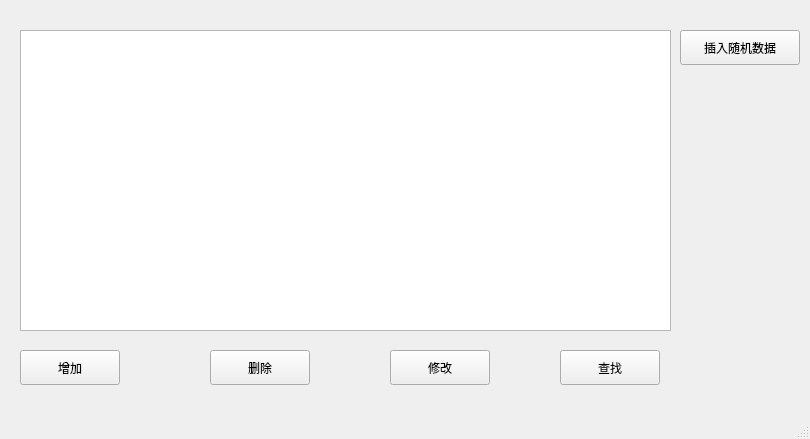
<?xml version="1.0" encoding="UTF-8"?>
<ui version="4.0">
 <class>AddressPage</class>
 <widget class="QMainWindow" name="AddressPage">
  <property name="geometry">
   <rect>
    <x>0</x>
    <y>0</y>
    <width>810</width>
    <height>439</height>
   </rect>
  </property>
  <property name="windowTitle">
   <string>通讯录</string>
  </property>
  <widget class="QWidget" name="centralwidget">
   <widget class="QListWidget" name="addressList">
    <property name="geometry">
     <rect>
      <x>130</x>
      <y>60</y>
      <width>531</width>
      <height>251</height>
     </rect>
    </property>
    <property name="mouseTracking">
     <bool>false</bool>
    </property>
   </widget>
   <widget class="QLabel" name="name">
    <property name="geometry">
     <rect>
      <x>150</x>
      <y>30</y>
      <width>58</width>
      <height>16</height>
     </rect>
    </property>
    <property name="text">
     <string>姓名</string>
    </property>
    <property name="alignment">
     <set>Qt::AlignCenter</set>
    </property>
   </widget>
   <widget class="QLabel" name="phone">
    <property name="geometry">
     <rect>
      <x>240</x>
      <y>30</y>
      <width>58</width>
      <height>16</height>
     </rect>
    </property>
    <property name="text">
     <string>电话</string>
    </property>
    <property name="alignment">
     <set>Qt::AlignCenter</set>
    </property>
   </widget>
   <widget class="QLabel" name="email">
    <property name="geometry">
     <rect>
      <x>330</x>
      <y>30</y>
      <width>58</width>
      <height>16</height>
     </rect>
    </property>
    <property name="text">
     <string>邮箱</string>
    </property>
    <property name="alignment">
     <set>Qt::AlignCenter</set>
    </property>
   </widget>
   <widget class="QLabel" name="relation">
    <property name="geometry">
     <rect>
      <x>580</x>
      <y>30</y>
      <width>58</width>
      <height>16</height>
     </rect>
    </property>
    <property name="text">
     <string>关系</string>
    </property>
    <property name="alignment">
     <set>Qt::AlignCenter</set>
    </property>
   </widget>
   <widget class="QLabel" name="address">
    <property name="geometry">
     <rect>
      <x>420</x>
      <y>30</y>
      <width>58</width>
      <height>16</height>
     </rect>
    </property>
    <property name="text">
     <string>住址</string>
    </property>
    <property name="alignment">
     <set>Qt::AlignCenter</set>
    </property>
   </widget>
   <widget class="QLabel" name="label">
    <property name="geometry">
     <rect>
      <x>500</x>
      <y>30</y>
      <width>58</width>
      <height>16</height>
     </rect>
    </property>
    <property name="text">
     <string>生日</string>
    </property>
    <property name="alignment">
     <set>Qt::AlignCenter</set>
    </property>
   </widget>
   <widget class="QPushButton" name="add">
    <property name="geometry">
     <rect>
      <x>20</x>
      <y>350</y>
      <width>100</width>
      <height>35</height>
     </rect>
    </property>
    <property name="text">
     <string>增加</string>
    </property>
   </widget>
   <widget class="QPushButton" name="delete_2">
    <property name="geometry">
     <rect>
      <x>210</x>
      <y>350</y>
      <width>100</width>
      <height>35</height>
     </rect>
    </property>
    <property name="text">
     <string>删除</string>
    </property>
   </widget>
   <widget class="QPushButton" name="modify">
    <property name="geometry">
     <rect>
      <x>390</x>
      <y>350</y>
      <width>100</width>
      <height>35</height>
     </rect>
    </property>
    <property name="text">
     <string>修改</string>
    </property>
   </widget>
   <widget class="QPushButton" name="find">
    <property name="geometry">
     <rect>
      <x>560</x>
      <y>350</y>
      <width>100</width>
      <height>35</height>
     </rect>
    </property>
    <property name="text">
     <string>查找</string>
    </property>
   </widget>
   <widget class="QPushButton" name="testButton">
    <property name="geometry">
     <rect>
      <x>680</x>
      <y>30</y>
      <width>120</width>
      <height>35</height>
     </rect>
    </property>
    <property name="text">
     <string>插入随机数据</string>
    </property>
   </widget>
   <widget class="QTableView" name="tableView">
    <property name="geometry">
     <rect>
      <x>20</x>
      <y>30</y>
      <width>651</width>
      <height>301</height>
     </rect>
    </property>
   </widget>
  </widget>
  <widget class="QMenuBar" name="menubar">
   <property name="geometry">
    <rect>
     <x>0</x>
     <y>0</y>
     <width>810</width>
     <height>21</height>
    </rect>
   </property>
  </widget>
  <widget class="QStatusBar" name="statusbar"/>
 </widget>
 <resources/>
 <connections/>
</ui>
